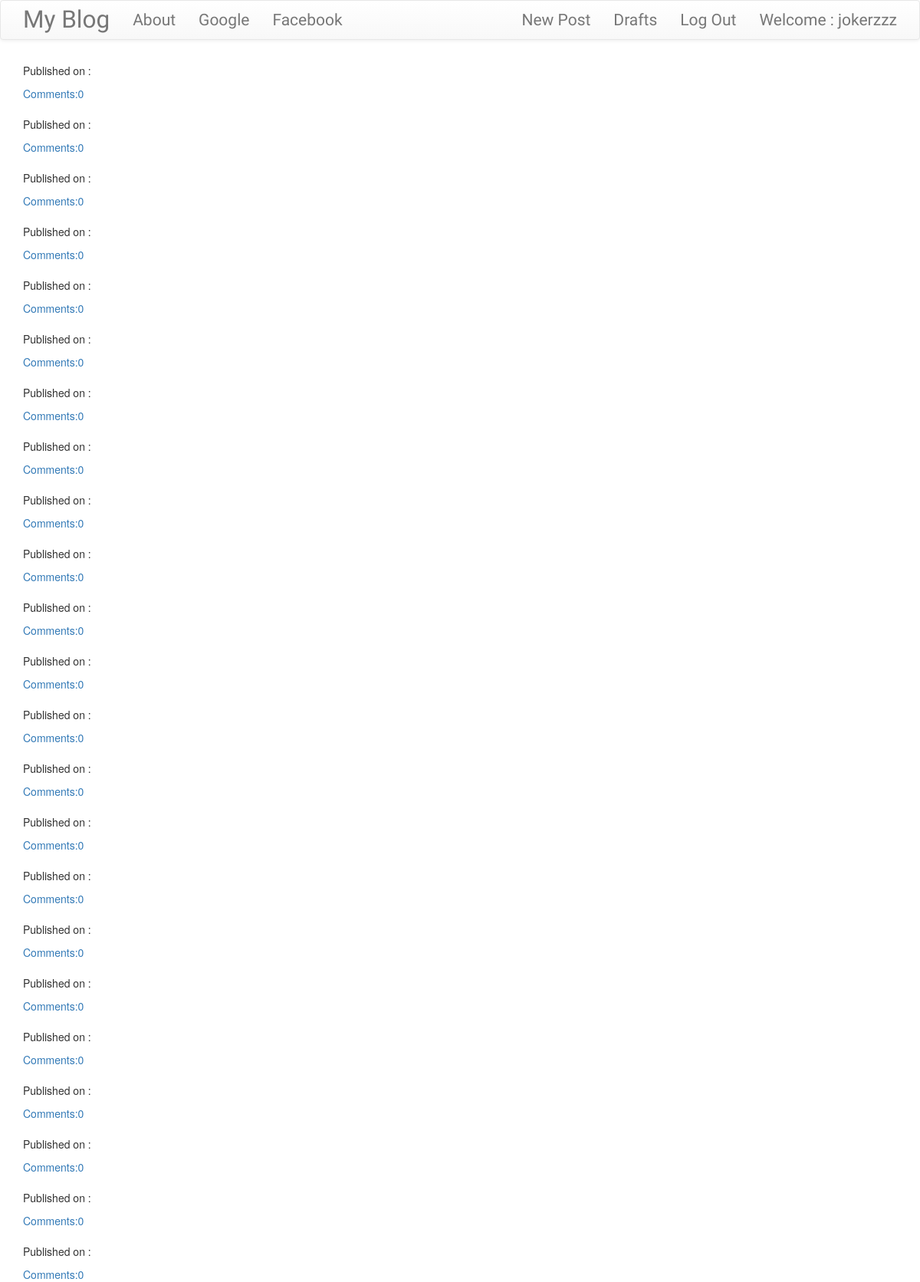
Page /drafts/ (signed in) on the committed database.
### blog/models.py (models this page shows, shortened)
class Post(models.Model):
    author = models.ForeignKey('auth.User',on_delete=models.CASCADE)
    title = models.CharField(max_length = 200)
    text = models.TextField()
    created_date = models.DateTimeField(default = timezone.now)
    published_date = models.DateTimeField(blank = True,null = True)
    def approve_comments(self):
        return self.comments.filter(approve_comment = True)

### blog/views.py (the view)
# urls.py: path('drafts/',views.DraftListView.as_view(),name = 'post_draft_list'),
class DraftListView(LoginRequiredMixin,ListView):
    login_url = '/login/'
    redirect_field_name = 'blog/post_list.html'
    model = Post
    def get_queryset(self):
        return Post.objects.filter(published_date__isnull = True).order_by('created_date')

### blog/templates/blog/post_list.html (shortened to what this page needs)
{% extends "blog/base.html"%}
{% block content %}
<div class="centerstage">
  {% for post in post_list%}
  <div class="post">
    <div class="date">
      <p>Published on : {{post.published|date:"D M Y"}}</p>
    </div>
    <a href="{% url 'post_detail' pk=post.pk %}">Comments:{{post.approve_comments.count}}</a>
  </div>
  {%endfor%}
</div>
{% endblock %}

### blog/templates/blog/base.html (shortened to what this page needs)
<!DOCTYPE html>
{% load static %}
<html lang="en" dir="ltr">
  <head>
<link rel="stylesheet" href="https://maxcdn.bootstrapcdn.com/bootstrap/3.3.7/css/bootstrap.min.css">
<link rel="stylesheet" href="https://maxcdn.bootstrapcdn.com/bootstrap/3.3.7/css/bootstrap-theme.min.css">
<link rel="stylesheet" href="//cdn.jsdelivr.net/npm/medium-editor@latest/dist/css/medium-editor.min.css" type="text/css" media="screen" charset="utf-8">
<link rel="stylesheet" href="{% static 'css/blog.css'%}">
  </head>
  <body class="loader">
    <nav class="navbar navbar-default techfont custom-navbar">
      <div class="container">
        <ul class="nav navbar-nav">
          <li> <a class="navbar-brand bigbrand" href="{% url 'post_list'%}">My Blog</a></li>
          <li><a href="{% url 'about' %}">About</a></li>
          <li><a href="https://www.google.com">Google</a></li>
          <li><a href="https://www.facebook.com">Facebook</a></li>
        </ul>
        <ul class="nav navbar-nav navbar-right">
          {% if user.is_authenticated %}
          <li>
              <a href="{% url 'post_new'%}">New Post</a>
          </li>
          <li>
              <a href="{% url 'post_draft_list'%}">Drafts</a>
          </li>
          <li>
              <a href="{% url 'logout'%}">Log Out</a>
          </li>
          <li>
              <a>Welcome : {{user.username}}</a>
          </li>
          {% else %}
          <li><a class="nav navbar-right"href="{%url 'login'%}"><span class="glyphicon glyphicon-user"></span></a></li>
          {%endif%}
        </ul>
      </div>
    </nav>
    <div class="content container">
      <div class="row">
        <div class="col-md-8">
          <div class="blog_posts">
            {% block content %}
            {% endblock %}
          </div>
        </div>
      </div>
    </div>
  </body>
</html>

### blog/templates/blog.css (style rules this page uses)
.techfont { font-family: 'Comic Neue', cursive; font-size: 1.5em; margin-bottom: 10px; }
.bigbrand { font-size: 1.5em; }
.centerstage { margin-left: auto; margin-right: auto; }
.loader { filter:hue-rotate(0deg); color:linear-gradient(45deg,#0f8,#08f); animation:hue 10000ms infinite linear; }

### rows in the picture
Post: approve_comments.count "0"
Post: approve_comments.count "0"
Post: approve_comments.count "0"
Post: approve_comments.count "0"
Post: approve_comments.count "0"
Post: approve_comments.count "0"
Post: approve_comments.count "0"
Post: approve_comments.count "0"
Post: approve_comments.count "0"
Post: approve_comments.count "0"
Post: approve_comments.count "0"
Post: approve_comments.count "0"
Post: approve_comments.count "0"
Post: approve_comments.count "0"
Post: approve_comments.count "0"
Post: approve_comments.count "0"
Post: approve_comments.count "0"
Post: approve_comments.count "0"
Post: approve_comments.count "0"
Post: approve_comments.count "0"
Post: approve_comments.count "0"
Post: approve_comments.count "0"
Post: approve_comments.count "0"

### other values in the picture
{{ user.username }} "jokerzzz"
